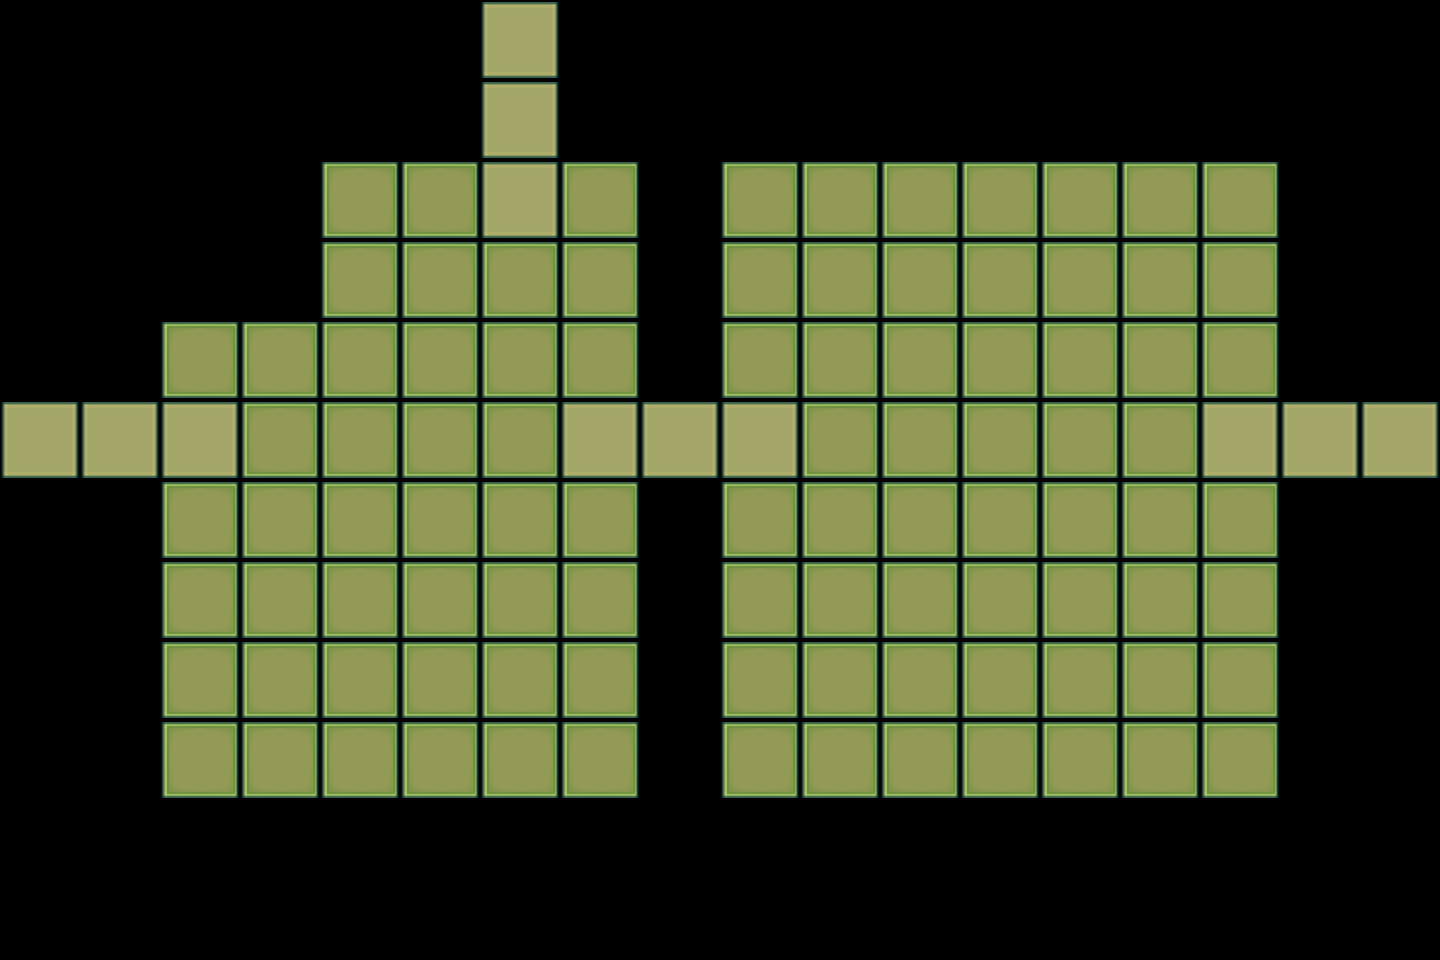

This game map was drawn from its Tiled (.tmx) file and the tilesets committed beside it. A one-line description and the trimmed map source follow:
An orthogonal 18x12 tile map with 80x80 px tiles, 2 tile layers (Enemies, Towers) and 5 objects (2x start, 2x finish, point).

<map version="1.0" orientation="orthogonal" width="18" height="12" tilewidth="80" tileheight="80">
 <tileset firstgid="1" name="fieldTiles" tilewidth="80" tileheight="80">
  <image source="fieldTiles-hd.png" width="240" height="80" />
 </tileset>
 <layer name="Enemies" width="18" height="12">
  <data>[216 cells, 107 non-empty, 1 distinct tile ids]</data>
 </layer>
 <layer name="Towers" width="18" height="12" opacity="0.67">
  <data>[216 cells, 95 non-empty, 1 distinct tile ids]</data>
 </layer>
 <objectgroup name="Points" width="18" height="12">
  <object name="start" x="480" y="0" width="40" height="40">
   <properties>
    <property name="air" value="0" />
    <property name="group" value="1" />
   </properties>
  </object>
  <object name="finish" x="1360" y="400" width="40" height="40">
   <properties>
    <property name="group" value="1" />
   </properties>
  </object>
  <object name="point" x="640" y="400" width="40" height="40">
   <properties>
    <property name="1" value="1" />
   </properties>
  </object>
  <object name="start" x="0" y="400" width="40" height="40">
   <properties>
    <property name="air" value="1" />
    <property name="group" value="2" />
   </properties>
  </object>
  <object name="finish" x="1360" y="400" width="40" height="40">
   <properties>
    <property name="group" value="2" />
   </properties>
  </object>
 </objectgroup>
</map>
